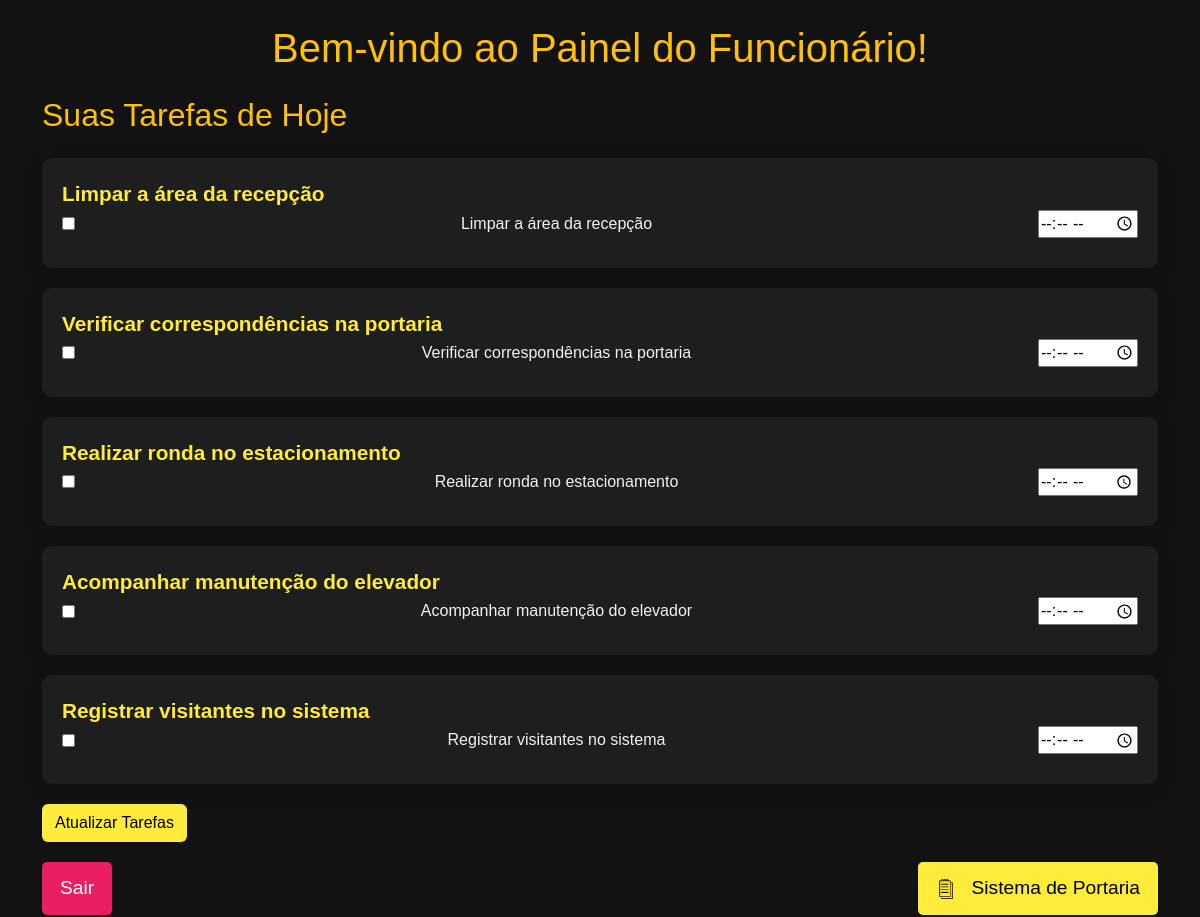
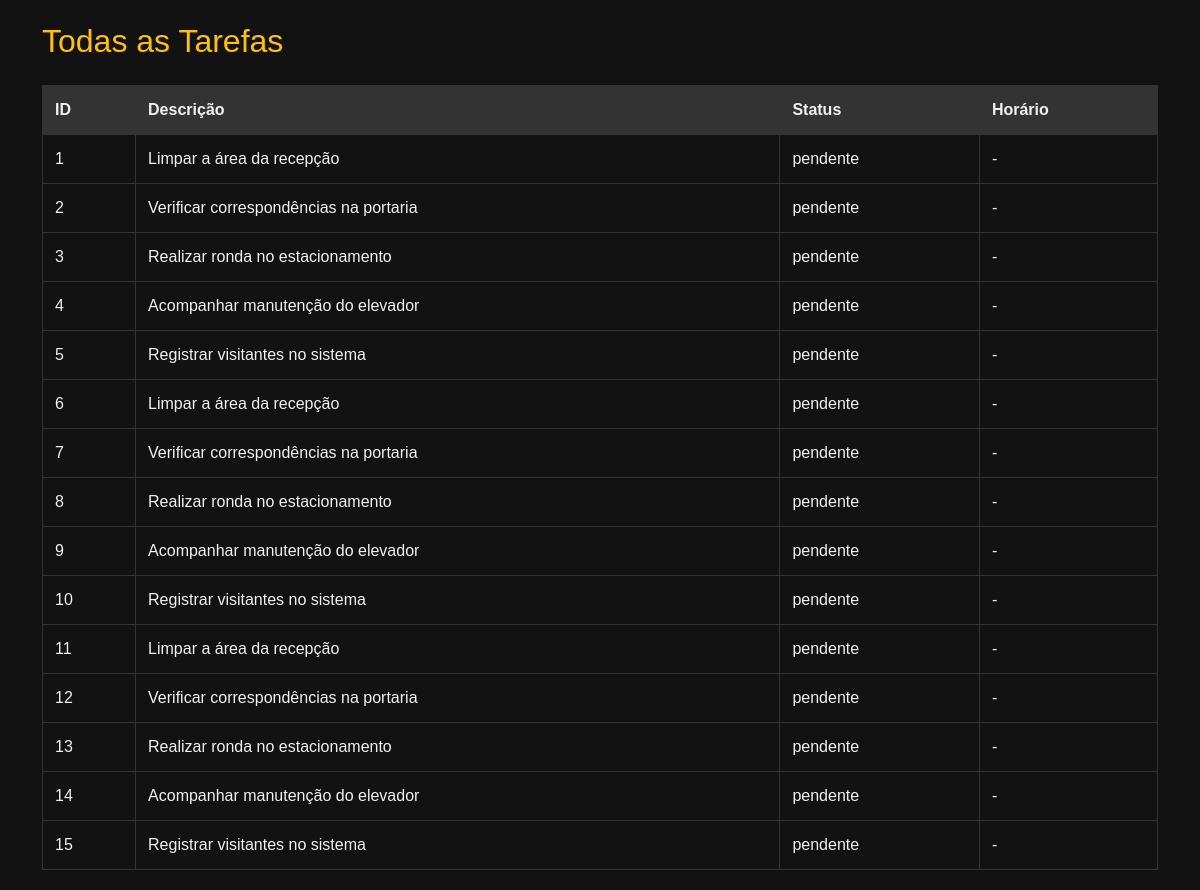
Page /dashboard.php on the committed database (2 pictures, top to bottom).
### tables this page shows
CREATE TABLE IF NOT EXISTS tarefas (
    id INT PRIMARY KEY AUTO_INCREMENT,
    id_funcionario INT,
    descricao VARCHAR(255) NOT NULL,
    data DATE,
    status ENUM('pendente', 'concluída') DEFAULT 'pendente',
    horario TIME,
    FOREIGN KEY (id_funcionario) REFERENCES funcionarios(id) ON DELETE SET NULL
);

### dashboard.php (the view, shortened to what this page needs)
<?php
$conn = new mysqli('localhost', 'root', '', 'etech');
$sql = "SELECT id, descricao, status FROM tarefas WHERE id_funcionario = 1";
$result = $conn->query($sql);
$tarefas = [];
if ($result && $result->num_rows > 0) {
    while ($row = $result->fetch_assoc()) {
        $tarefas[] = $row;
    }
}
$sql_todas_tarefas = "SELECT * FROM tarefas";
$todas_tarefas_result = $conn->query($sql_todas_tarefas);
$todas_tarefas = [];
if ($todas_tarefas_result && $todas_tarefas_result->num_rows > 0) {
    while ($row = $todas_tarefas_result->fetch_assoc()) {
        $todas_tarefas[] = $row;
    }
}
?>
<!DOCTYPE html>
<html lang="pt-br">
<head>
    <link href="https://cdn.jsdelivr.net/npm/bootstrap@5.3.0-alpha1/dist/css/bootstrap.min.css" rel="stylesheet">
</head>
<body>
    <div class="container">
        <h1 class="my-4 text-center text-warning">Bem-vindo ao Painel do Funcionário!</h1>
        <section>
            <h2 class="my-4 text-warning">Suas Tarefas de Hoje</h2>
            <form method="POST">
                <div class="task-list">
                    <?php if (!empty($tarefas)): ?>
                        <?php foreach ($tarefas as $tarefa): ?>
                            <div class="task-card">
                                <div class="task-card-header">
                                    <?php echo htmlspecialchars($tarefa['descricao']); ?>
                                </div>
                                <div class="task-item">
                                    <input
                                        type="checkbox"
                                        name="status[<?php echo $tarefa['id']; ?>]"
                                        value="concluída"
                                        <?php echo $tarefa['status'] === 'concluída' ? 'checked' : ''; ?>
                                    >
                                    <label><?php echo htmlspecialchars($tarefa['descricao']); ?></label>
                                    <input type="time" name="horario[<?php echo $tarefa['id']; ?>]" class="task-time">
                                </div>
                            </div>
                        <?php endforeach; ?>
                    <?php else: ?>
                        <p class="text-muted">Nenhuma tarefa para exibir.</p>
                    <?php endif; ?>
                </div>
                <button type="submit" class="btn btn-custom">Atualizar Tarefas</button>
            </form>
        </section>
        <div class="button-container">
            <a href="./logout.php" class="logout-button">
                <i class="bi bi-box-arrow-right"></i> Sair
            </a>
            <a href="../sistema de portaria/index.php" class="portaria-button">
                <img src="./img/Radiohead.png" alt="Sistema de Portaria" class="portaria-icon">
                Sistema de Portaria
            </a>
        </div>
        <section>
            <h2 class="my-4 text-warning">Todas as Tarefas</h2>
            <table>
                <thead>
                    <tr>
                        <th>ID</th>
                        <th>Descrição</th>
                        <th>Status</th>
                        <th>Horário</th>
                    </tr>
                </thead>
                <tbody>
                    <?php if (!empty($todas_tarefas)): ?>
                        <?php foreach ($todas_tarefas as $tarefa): ?>
                            <tr>
                                <td><?php echo $tarefa['id']; ?></td>
                                <td><?php echo htmlspecialchars($tarefa['descricao']); ?></td>
                                <td><?php echo htmlspecialchars($tarefa['status']); ?></td>
                                <td><?php echo isset($tarefa['horario']) ? htmlspecialchars($tarefa['horario']) : '-'; ?></td>
                            </tr>
                        <?php endforeach; ?>
                    <?php else: ?>
                        <tr>
                            <td colspan="4">Nenhuma tarefa cadastrada.</td>
                        </tr>
                    <?php endif; ?>
                </tbody>
            </table>
        </section>
    </div>
</body>
</html>

### dashboard.php (style rules this page uses)
body { font-family: Arial, sans-serif; margin: 20px; background-color: #121212; color: #f1f1f1; }
.task-card { background-color: #1e1e1e; border-radius: 10px; box-shadow: 0 6px 20px rgba(0, 0, 0, 0.15); padding: 20px; margin-bottom: 20px; transition: transform 0.3s ease; }
.task-card-header { font-size: 1.3em; font-weight: bold; color: #ffeb3b; }
.task-item { margin-bottom: 10px; display: flex; justify-content: space-between; align-items: center; }
.task-item input[type="checkbox"] { margin-right: 10px; }
.task-time { width: 100px; margin-left: 10px; }
.button-container { display: flex; justify-content: space-between; gap: 10px; margin-top: 20px; }
.logout-button, .portaria-button { text-decoration: none; padding: 12px 18px; color: white; font-size: 1.2em; border-radius: 5px; transition: background-color 0.3s ease; }
.logout-button { background-color: #e91e63; }
.portaria-button { background-color: #ffeb3b; color: black; }
.portaria-icon { width: 20px; height: 20px; margin-right: 10px; vertical-align: middle; }
table { width: 100%; border-collapse: collapse; margin-top: 20px; color: #f1f1f1; }
table, th, td { border: 1px solid #333; }
th, td { padding: 12px; text-align: left; }
th { background-color: #333; font-weight: bold; }
.task-list { margin-bottom: 20px; }
.btn-custom { background-color: #ffeb3b; color: black; }

### rows in the picture
tarefas: descricao "Limpar a área da recepção", id "6", status "pendente"
tarefas: descricao "Verificar correspondências na portaria", id "7", status "pendente"
tarefas: descricao "Realizar ronda no estacionamento", id "8", status "pendente"
tarefas: descricao "Acompanhar manutenção do elevador", id "9", status "pendente"
tarefas: descricao "Registrar visitantes no sistema", id "10", status "pendente"
tarefas: id "1", descricao "Limpar a área da recepção", status "pendente"
tarefas: id "2", descricao "Verificar correspondências na portaria", status "pendente"
tarefas: id "3", descricao "Realizar ronda no estacionamento", status "pendente"
tarefas: id "4", descricao "Acompanhar manutenção do elevador", status "pendente"
tarefas: id "5", descricao "Registrar visitantes no sistema", status "pendente"
tarefas: id "11", descricao "Limpar a área da recepção", status "pendente"
tarefas: id "12", descricao "Verificar correspondências na portaria", status "pendente"
tarefas: id "13", descricao "Realizar ronda no estacionamento", status "pendente"
tarefas: id "14", descricao "Acompanhar manutenção do elevador", status "pendente"
tarefas: id "15", descricao "Registrar visitantes no sistema", status "pendente"
